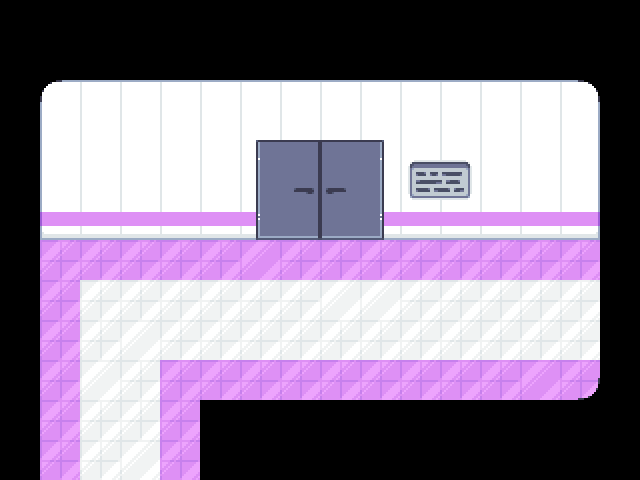

This is a level from a 2D game, rendered from its Tiled map with the project's own tilesets. A one-line summary and the complete map file follow:
An orthogonal 16x12 tile map with 40x40 px tiles, 4 tile layers (tiles, a, decals, c), 3 tilesets and 16 objects (4x interactable, 2x floormirror, 2x npc, entry, spawn, ...).

<map version="1.11" tiledversion="1.12.2" orientation="orthogonal" renderorder="right-down" width="16" height="12" tilewidth="40" tileheight="40" infinite="0" nextlayerid="15" nextobjectid="96">
 <editorsettings>
  <export target="marieBackrooms.lua" format="lua" />
 </editorsettings>
 <properties>
  <property name="light" type="bool" value="true" />
  <property name="music" value="alley_ambience" />
 </properties>
 <tileset firstgid="1" source="../../tilesets/mall.tsx" />
 <tileset firstgid="57" source="../../tilesets/mall_doors.tsx" />
 <tileset firstgid="201" source="../../tilesets/chloe_room.tsx" />
 <layer id="7" name="tiles" width="16" height="12">
  <data encoding="csv">
0,0,0,0,0,0,0,0,0,0,0,0,0,0,0,0,
0,0,0,0,0,0,0,0,0,0,0,0,0,0,0,0,
0,1,2,2,2,2,2,2,2,2,2,2,2,2,3,0,
0,8,9,9,9,9,9,9,9,9,9,9,9,9,10,0,
0,8,9,9,9,9,9,9,9,9,9,9,9,9,10,0,
0,15,16,16,16,16,16,16,16,16,16,16,16,16,17,0,
0,31,31,31,31,31,38,31,31,31,31,31,31,31,31,0,
0,31,29,29,29,29,29,29,36,36,29,29,29,29,29,0,
0,31,29,36,29,29,29,29,29,29,29,29,29,29,29,0,
0,31,36,29,31,31,31,31,31,31,31,31,31,38,31,0,
0,31,29,29,31,0,0,0,0,0,0,0,0,0,0,0,
0,31,29,36,31,0,0,0,0,0,0,0,0,0,0,0
</data>
 </layer>
 <layer id="10" name="a" width="16" height="12">
  <data encoding="csv">
0,0,0,0,0,0,0,0,0,0,0,0,0,0,0,0,
0,0,0,0,0,0,0,0,0,0,0,0,0,0,0,0,
0,0,0,0,0,0,0,0,0,0,0,0,0,0,0,0,
0,0,0,0,0,0,110,111,2147483759,2147483758,0,0,0,0,0,0,
0,0,0,0,0,0,121,122,2147483770,2147483769,123,124,0,0,0,0,
0,0,0,0,0,0,132,133,2147483781,2147483780,0,0,0,0,0,0,
0,0,0,0,0,0,0,0,0,0,0,0,0,0,0,0,
0,0,0,0,0,0,0,0,0,0,0,0,0,0,0,0,
0,0,0,0,0,0,0,0,0,0,0,0,0,0,0,0,
0,0,0,0,0,0,0,0,0,0,0,0,0,0,0,0,
0,0,0,0,0,0,0,0,0,0,0,0,0,0,0,0,
0,0,0,0,0,0,0,0,0,0,0,0,0,0,0,0
</data>
 </layer>
 <objectgroup id="8" name="floormirror" class="objects">
  <object id="66" name="floormirror" x="40" y="240" width="560" height="160" />
  <object id="82" name="floormirror" x="40" y="400" width="160" height="80" />
 </objectgroup>
 <layer id="9" name="decals" width="16" height="12">
  <data encoding="csv">
0,0,0,0,0,0,0,0,0,0,0,0,0,0,0,0,
0,0,0,0,0,0,0,0,0,0,0,0,0,0,0,0,
0,4,0,0,0,0,0,0,0,0,0,0,0,0,2147483652,0,
0,0,0,0,0,0,0,0,0,0,0,0,0,0,0,0,
0,0,0,0,0,0,0,0,0,0,0,0,0,0,0,0,
0,0,0,0,0,0,0,0,0,0,0,0,0,0,0,0,
0,0,0,0,0,0,0,0,0,0,0,0,0,0,0,0,
0,0,0,0,0,0,0,0,0,0,0,0,0,0,0,0,
0,0,0,0,0,0,0,0,0,0,0,0,0,0,0,0,
0,0,0,0,0,0,0,0,0,0,0,0,0,0,3221225476,0,
0,0,0,0,0,0,0,0,0,0,0,0,0,0,0,0,
0,0,0,0,0,0,0,0,0,0,0,0,0,0,0,0
</data>
 </layer>
 <layer id="12" name="c" width="16" height="12">
  <data encoding="csv">
0,0,0,0,0,0,0,0,0,0,0,0,0,0,0,0,
0,0,0,0,0,0,0,0,0,0,0,0,0,0,0,0,
0,0,0,0,0,0,0,0,0,0,0,0,0,0,0,0,
0,0,0,0,0,0,0,0,0,0,0,0,0,0,0,0,
0,0,0,0,0,0,0,0,0,0,0,0,0,0,0,0,
0,0,0,0,0,0,0,0,0,0,0,0,0,0,0,0,
0,0,0,0,0,0,0,0,0,0,0,0,0,0,0,0,
0,0,0,0,0,0,0,0,0,0,0,0,0,0,0,0,
0,0,0,0,0,0,0,0,0,0,0,0,0,0,0,0,
0,0,0,0,0,0,0,0,0,0,0,0,0,0,0,0,
0,0,0,0,0,0,0,0,0,0,0,0,0,0,0,0,
0,0,0,0,0,0,0,0,0,0,0,0,0,0,0,0
</data>
 </layer>
 <objectgroup id="14" name="behind" class="objects" />
 <objectgroup color="#0000ff" id="3" name="collision">
  <object id="61" x="40" y="200" width="560" height="40" />
  <object id="62" x="600" y="240" width="40" height="160" />
  <object id="63" x="200" y="400" width="400" height="40" />
  <object id="81" x="0" y="240" width="40" height="240" />
  <object id="90" x="200" y="440" width="40" height="40" />
 </objectgroup>
 <objectgroup color="#7f00ff" id="5" name="markers">
  <object id="69" name="entry" x="120" y="460">
   <point />
  </object>
  <object id="70" name="spawn" x="120" y="320">
   <point />
  </object>
 </objectgroup>
 <objectgroup color="#ff00ff" id="6" name="objects">
  <object id="67" name="transition" x="40" y="480" width="160" height="40">
   <properties>
    <property name="map" value="mall/marieRoom" />
    <property name="marker" value="doors" />
   </properties>
  </object>
  <object id="71" name="interactable" x="440" y="400" width="80" height="40">
   <properties>
    <property name="text1_1" value="* (It's locked.)" />
   </properties>
  </object>
  <object id="72" name="interactable" x="360" y="400" width="80" height="40">
   <properties>
    <property name="text1_1" value="* (&quot;Bedroom.&quot;)" />
   </properties>
  </object>
  <object id="73" name="interactable" x="250" y="200" width="140" height="40">
   <properties>
    <property name="cutscene" value="mall.enter_darkworld" />
   </properties>
  </object>
  <object id="74" name="interactable" x="400" y="200" width="80" height="40">
   <properties>
    <property name="text1_1" value="* (&quot;Lab. [wait:5]Do Not Enter.&quot;)" />
   </properties>
  </object>
  <object id="75" name="npc" x="560" y="240" width="40" height="40">
   <properties>
    <property name="actor" value="plant" />
    <property name="cutscene" value="generic.plant" />
   </properties>
  </object>
  <object id="76" name="npc" x="40" y="240" width="40" height="40">
   <properties>
    <property name="actor" value="plant" />
    <property name="cutscene" value="generic.plant" />
   </properties>
  </object>
 </objectgroup>
</map>
